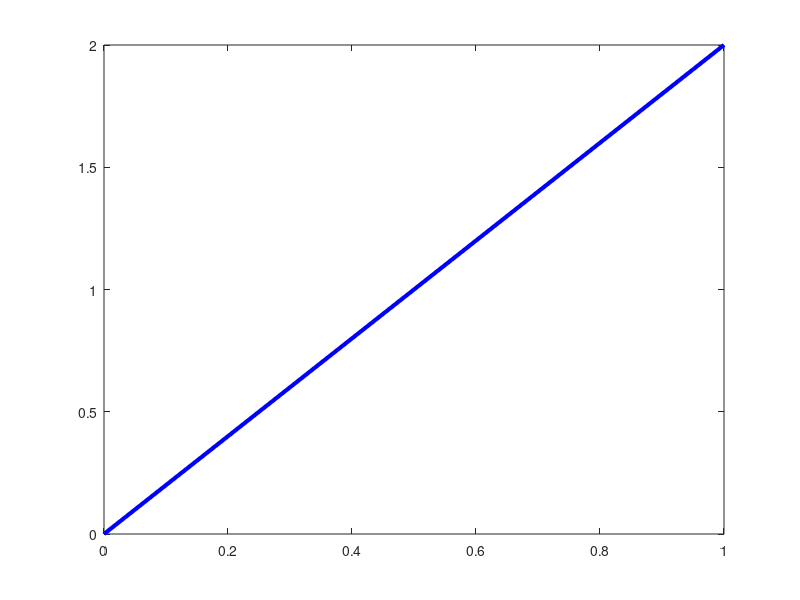
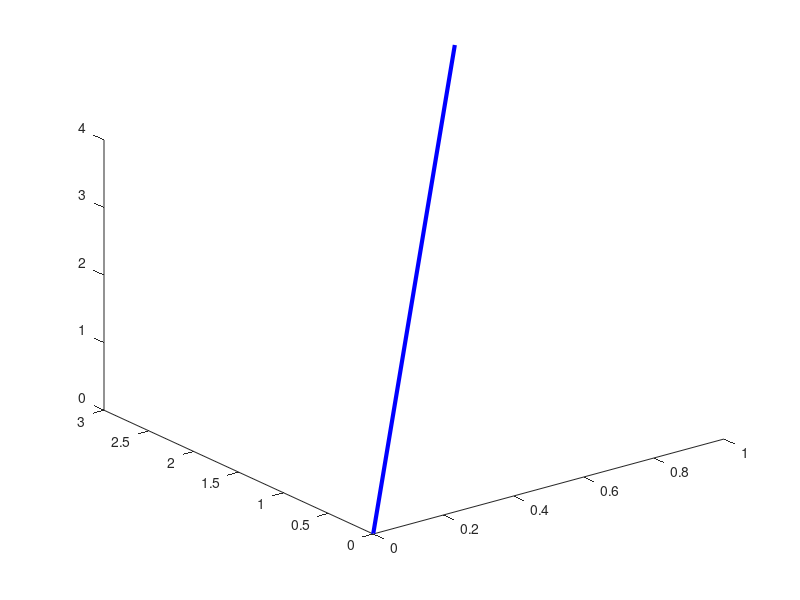

Reproduce these figures in MATLAB, in order.
%plot vetores 2d e 3d

a=[1 2]'; %vetor 2d
b=[1 3 4]';%vetor 3d

figure(1), clf
plot ([0 a(1)], [0 a(2)], 'b','linew',3)%2d
figure(2), clf
plot3([0 b(1)], [0 b(2)], [0 b(3)], 'b','linew',3) %3d